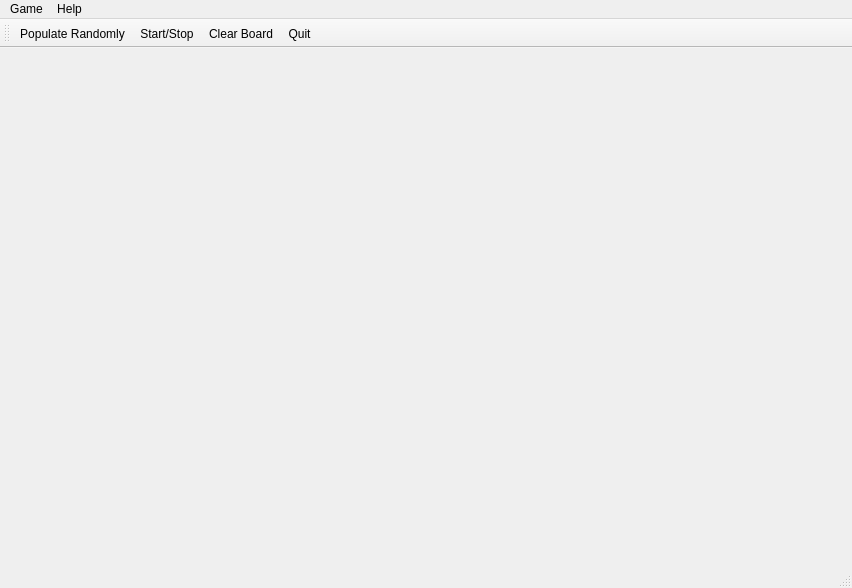
<?xml version="1.0" encoding="UTF-8"?>
<ui version="4.0">
 <class>LifeMainWindow</class>
 <widget class="QMainWindow" name="LifeMainWindow">
  <property name="geometry">
   <rect>
    <x>0</x>
    <y>0</y>
    <width>852</width>
    <height>588</height>
   </rect>
  </property>
  <property name="windowTitle">
   <string>Conway's Game of Life</string>
  </property>
  <widget class="QWidget" name="centralWidget"/>
  <widget class="QMenuBar" name="menuBar">
   <property name="geometry">
    <rect>
     <x>0</x>
     <y>0</y>
     <width>852</width>
     <height>25</height>
    </rect>
   </property>
   <widget class="QMenu" name="menuGame">
    <property name="title">
     <string>Game</string>
    </property>
    <addaction name="actionPopulate_Randomly"/>
    <addaction name="actionStartStop"/>
    <addaction name="actionClear"/>
    <addaction name="actionQuit"/>
   </widget>
   <widget class="QMenu" name="menuHelp">
    <property name="title">
     <string>Help</string>
    </property>
    <addaction name="actionAbout"/>
    <addaction name="actionAbout_Qt"/>
   </widget>
   <addaction name="menuGame"/>
   <addaction name="menuHelp"/>
  </widget>
  <widget class="QToolBar" name="toolBar">
   <property name="windowTitle">
    <string>toolBar</string>
   </property>
   <attribute name="toolBarArea">
    <enum>TopToolBarArea</enum>
   </attribute>
   <attribute name="toolBarBreak">
    <bool>false</bool>
   </attribute>
   <addaction name="actionPopulate_Randomly"/>
   <addaction name="actionStartStop"/>
   <addaction name="actionClear"/>
   <addaction name="actionQuit"/>
  </widget>
  <widget class="QStatusBar" name="statusBar"/>
  <action name="actionPopulate_Randomly">
   <property name="text">
    <string>Populate Randomly</string>
   </property>
   <property name="shortcut">
    <string>R</string>
   </property>
  </action>
  <action name="actionStartStop">
   <property name="checkable">
    <bool>true</bool>
   </property>
   <property name="text">
    <string>Start/Stop</string>
   </property>
   <property name="toolTip">
    <string>Start/Stop</string>
   </property>
   <property name="shortcut">
    <string>Space</string>
   </property>
  </action>
  <action name="actionQuit">
   <property name="text">
    <string>Quit</string>
   </property>
   <property name="shortcut">
    <string>Ctrl+Q</string>
   </property>
  </action>
  <action name="actionClear">
   <property name="text">
    <string>Clear Board</string>
   </property>
   <property name="shortcut">
    <string>Del</string>
   </property>
  </action>
  <action name="actionAbout">
   <property name="text">
    <string>About</string>
   </property>
  </action>
  <action name="actionAbout_Qt">
   <property name="text">
    <string>About Qt</string>
   </property>
  </action>
 </widget>
 <layoutdefault spacing="6" margin="11"/>
 <resources/>
 <connections/>
</ui>
